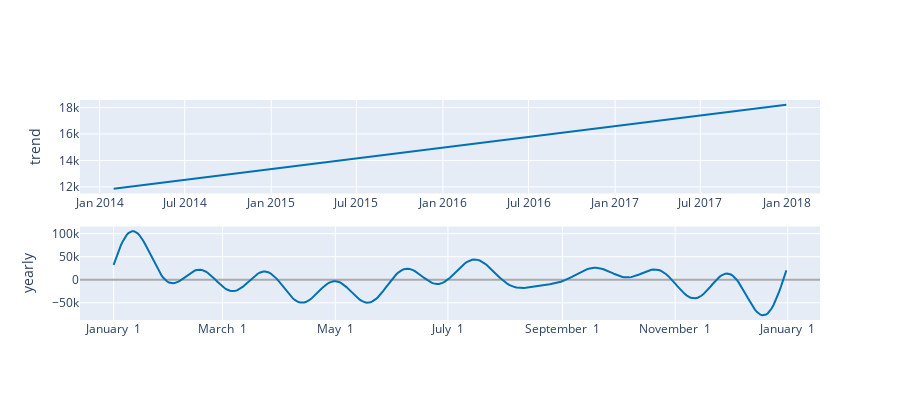

Source (notebook cell):
### Code cell
plot_components_plotly(prophet_m, forecast_m)
